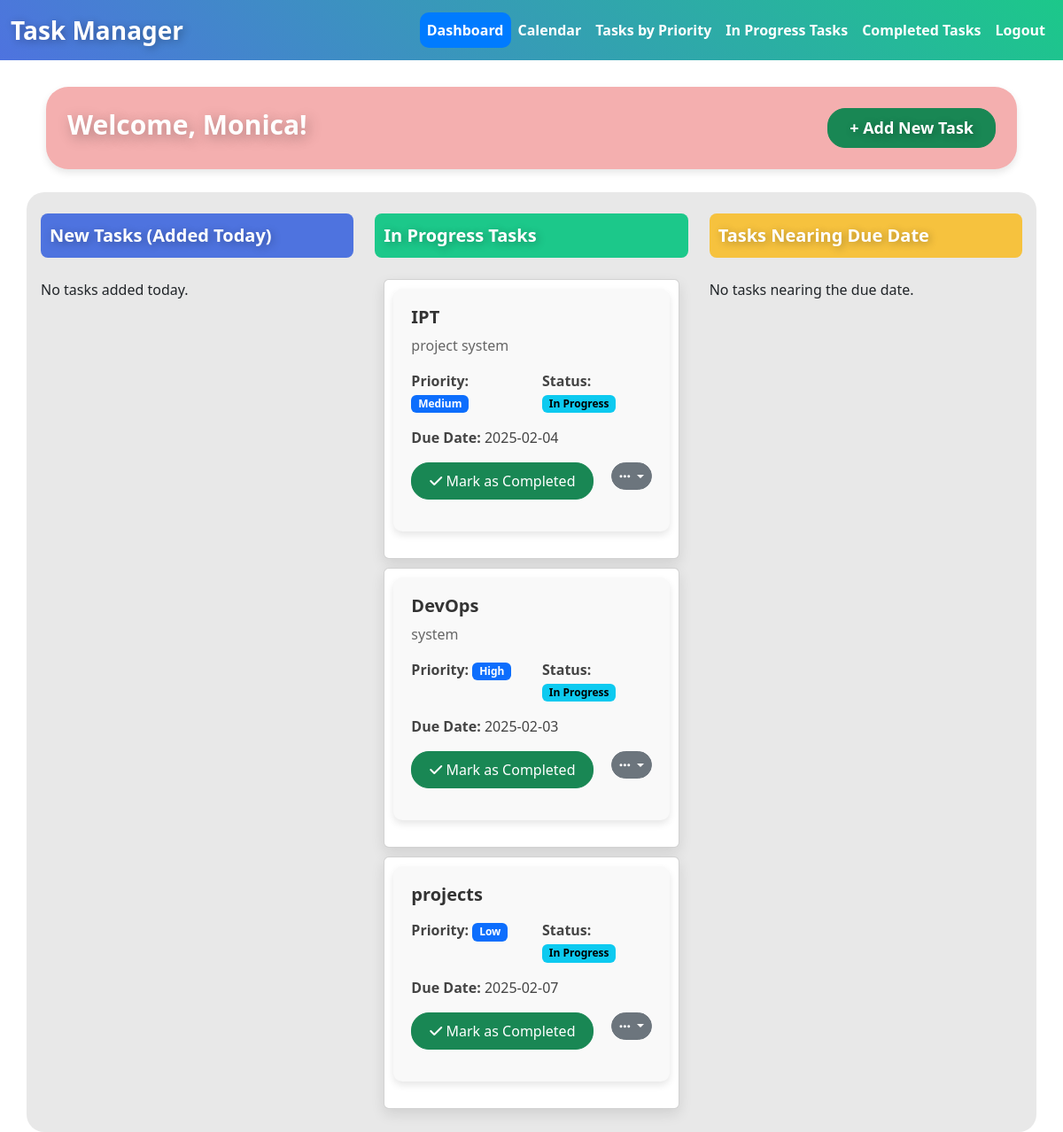
The app's page /pages/dashboard.php (signed in) with its own data.
### tables this page shows
CREATE TABLE `tasks` (
  `id` int(11) NOT NULL,
  `user_id` int(11) NOT NULL,
  `title` varchar(255) NOT NULL,
  `description` text DEFAULT NULL,
  `priority` enum('Low','Medium','High') NOT NULL,
  `due_date` date NOT NULL,
  `status` enum('In Progress','Completed') DEFAULT 'In Progress',
  `created_at` timestamp NOT NULL DEFAULT current_timestamp()
);

### pages/dashboard.php (the view, shortened to what this page needs)
<?php
include '../includes/db.php';
$user_id = $_SESSION['user_id'];
$currentDate = date('Y-m-d');
$todayTasksQuery = $conn->prepare("SELECT * FROM tasks WHERE user_id = ? AND DATE(created_at) = CURDATE() AND status != 'Completed'");
$todayTasksQuery->bind_param('i', $user_id);
$todayTasksQuery->execute();
$todayTasksResult = $todayTasksQuery->get_result();
$inProgressQuery = $conn->prepare("SELECT * FROM tasks WHERE user_id = ? AND status = 'In Progress' AND DATE(created_at) != CURDATE()");
$inProgressQuery->bind_param('i', $user_id);
$inProgressQuery->execute();
$inProgressResult = $inProgressQuery->get_result();
$dueSoonQuery = $conn->prepare("SELECT * FROM tasks WHERE user_id = ? AND due_date <= ? AND status != 'Completed'");
$dueSoonQuery->bind_param('is', $user_id, $currentDate);
$dueSoonQuery->execute();
$dueSoonResult = $dueSoonQuery->get_result();
?>
<!DOCTYPE html>
<html lang="en">
<head>
    <link href="../assets/style.css" rel="stylesheet">
    <link href="https://cdn.jsdelivr.net/npm/bootstrap@5.3.3/dist/css/bootstrap.min.css" rel="stylesheet">
    <link href="https://cdnjs.cloudflare.com/ajax/libs/font-awesome/5.15.4/css/all.min.css" rel="stylesheet">
</head>
<body>
    <nav class="navbar navbar-expand-lg navbar-dark">
        <div class="container-fluid">
            <a class="navbar-brand" href="#"  style="color: white; font-size: 28px; font-weight: bold; text-shadow: 2px 2px 10px rgba(0,0,0,0.3);" >Task Manager</a>
            <div class="collapse navbar-collapse" id="navbarNav">
                <ul class="navbar-nav ms-auto">
                <li class="nav-item">
                        <a class="nav-link active" href="dashboard.php">Dashboard</a>
                    </li>
                    <li class="nav-item">
                        <a class="nav-link" href="calendar.php">Calendar</a>
                    </li>
                     <li class="nav-item">
                        <a class="nav-link" href="tasks_by_priority.php">Tasks by Priority</a>
                    </li>
                     <li class="nav-item">
                        <a class="nav-link " href="all_tasks.php">In Progress Tasks</a>
                    </li>
                    <li class="nav-item">
                        <a class="nav-link" href="completed_tasks.php">Completed Tasks</a>
                    </li>
                    <li class="nav-item">
                        <a class="nav-link" href="#" onclick="return confirmLogout();">Logout</a>
                    </li>
                </ul>
            </div>
        </div>
    </nav>
    <div class="container">
        <div class="row">
            <div class="col-md-12">
                <div class="task-card p-4" style="background-color:rgb(244, 175, 175); border-radius: 25px; box-shadow: 0 4px 8px rgba(0, 0, 0, 0.1);">
                    <div class="d-flex justify-content-between align-items-center">
                        <h2 style="font-size: 2rem; color: #fff; font-size: 30px; font-weight: bold; text-shadow: 3px 4px 15px rgba(0,0,0,0.3);">
                            Welcome, <?= $_SESSION['username'] ?>!</h2>
                        <button type="button" class="btn btn-success px-4 py-2" style="border-radius: 20px; font-size: 1rem; transition: background-color 0.3s;  font-size: 18px; font-weight: bold; text-shadow: 2px 2px 10px rgba(0,0,0,0.3);"
                        data-bs-toggle="modal" data-bs-target="#addTaskModal">
                            + Add New Task
                        </button>
                    </div>
                </div>
            </div>
        </div>
    </div>
    <div class="container mt-3 p-3" style="background-color:#E8E8E8; border-radius: 20px;">
        <div class="row">
            <div class="col-md-4">
                <div class="section-title new-tasks mb-4 mt-2">New Tasks (Added Today)</div>
                <div class="card-columns">
                    <?php if ($todayTasksResult->num_rows > 0): ?>
                        <?php while ($task = $todayTasksResult->fetch_assoc()): ?>
                            <div class="card task-card">
                                <div class="card-body" style="background-color: #f9f9f9; border-radius: 10px; padding: 20px; box-shadow: 0 4px 8px rgba(0, 0, 0, 0.1);">
                                    <h5 class="card-title" style="font-size: 1.25rem; color: #333; font-weight: bold;"><?= htmlspecialchars($task['title']) ?></h5>
                                    <p class="card-text" style="font-size: 1rem; color: #666; line-height: 1.5;"><?= htmlspecialchars($task['description']) ?></p>
                                    <div class="row">
                                        <div class="col-6">
                                            <p style="font-weight: 500; color: #444;">
                                                <strong>Priority:</strong>
                                                <span class="badge text-bg-primary"><?= htmlspecialchars($task['priority']) ?></span>
                                            </p>
                                        </div>
                                        <div class="col-6">
                                             <p style="font-weight: 500; color: #444;">
                                             <strong>Status:</strong>
                                                <span class="badge text-bg-info"><?= htmlspecialchars($task['status']) ?></span>
                                            </p>
                                        </div>
                                    </div>
                                         <p style="font-weight: 400; color: #444;">
                                                <strong>Due Date:</strong> <?= htmlspecialchars($task['due_date']) ?>
                                        </p>
                                    <?php if ($task['status'] != 'Completed'): ?>
                                        <a href="../config/mark_completed.php?id=<?= $task['id'] ?>" onclick="return confirm('Are you sure you have completed this task?');" class="btn btn-success btn-sm mb-3" style="border-radius: 20px; font-size: 1rem; padding: 8px 20px;">
                                            <i class="fas fa-check"></i> Mark as Completed
                                        </a>
                                    <?php endif; ?>
                                    <div class="dropdown float-end">
                                        <button class="btn btn-secondary btn-sm dropdown-toggle" type="button" data-bs-toggle="dropdown" aria-expanded="false" style="border-radius: 20px;">
                                            <i class="fas fa-ellipsis-h"></i>
                                        </button>
                                        <ul class="dropdown-menu">
                                             <li>
                                             <a class="dropdown-item" href="#"
                                                data-bs-toggle="modal"
                                                data-bs-target="#editTaskModal"
                                                data-task-id="<?= $task['id'] ?>"
                                                data-title="<?= htmlspecialchars($task['title']) ?>"
                                                data-description="<?= htmlspecialchars($task['description']) ?>"
                                                data-priority="<?= $task['priority'] ?>"
                                                data-due-date="<?= $task['due_date'] ?>">
                                                Edit
                                            </a>
                                            </li>
                                            <li><a class="dropdown-item" href="../config/delete_task.php?id=<?= $task['id'] ?>" onclick="return confirm('Are you sure you want to delete this task?');">Delete</a></li>
                                        </ul>
                                    </div>
                                </div>
                            </div>
                        <?php endwhile; ?>
                    <?php else: ?>
                        <p>No tasks added today.</p>
                    <?php endif; ?>
                </div>
            </div>
            <div class="col-md-4">
                <div class="section-title in-progress mb-4 mt-2">In Progress Tasks</div>
                <div class="card-columns">
                    <?php if ($inProgressResult->num_rows > 0): ?>
                        <?php while ($task = $inProgressResult->fetch_assoc()): ?>
                            <div class="card task-card">
                            <div class="card-body" style="background-color: #f9f9f9; border-radius: 10px; padding: 20px; box-shadow: 0 4px 8px rgba(0, 0, 0, 0.1);">
                                    <h5 class="card-title" style="font-size: 1.25rem; color: #333; font-weight: bold;"><?= htmlspecialchars($task['title']) ?></h5>
                                    <p class="card-text" style="font-size: 1rem; color: #666; line-height: 1.5;"><?= htmlspecialchars($task['description']) ?></p>
                                    <div class="row">
                                        <div class="col-6">
                                            <p style="font-weight: 500; color: #444;">
                                                <strong>Priority:</strong>
                                                <span class="badge text-bg-primary"><?= htmlspecialchars($task['priority']) ?></span>
                                            </p>
                                        </div>
                                        <div class="col-6">
                                             <p style="font-weight: 500; color: #444;">
                                             <strong>Status:</strong>
                                                <span class="badge text-bg-info"><?= htmlspecialchars($task['status']) ?></span>
                                            </p>
                                        </div>
                                    </div>
                                         <p style="font-weight: 500; color: #444;">
                                                <strong>Due Date:</strong> <?= htmlspecialchars($task['due_date']) ?>
                                            </p>
                                    <?php if ($task['status'] != 'Completed'): ?>
                                        <a href="../config/mark_completed.php?id=<?= $task['id'] ?>" onclick="return confirm('Are you sure you have completed this task?');" class="btn btn-success btn-sm mb-3" style="border-radius: 20px; font-size: 1rem; padding: 8px 20px;">
                                            <i class="fas fa-check"></i> Mark as Completed
                                        </a>
                                    <?php endif; ?>
                                    <div class="dropdown float-end">
                                        <button class="btn btn-secondary btn-sm dropdown-toggle" type="button" data-bs-toggle="dropdown" aria-expanded="false" style="border-radius: 20px;">
                                            <i class="fas fa-ellipsis-h"></i>
                                        </button>
                                    </div>
                                </div>
                            </div>
                        <?php endwhile; ?>
                    <?php else: ?>
                        <p>No tasks in progress.</p>
                    <?php endif; ?>
                </div>
            </div>
            <div class="col-md-4">
                <div class="section-title due-soon mb-4 mt-2" >Tasks Nearing Due Date</div>
                <div class="card-columns">
                    <?php if ($dueSoonResult->num_rows > 0): ?>
                        <?php while ($task = $dueSoonResult->fetch_assoc()): ?>
                            <div class="card task-card">
                            <div class="card-body" style="background-color: #f9f9f9; border-radius: 10px; padding: 20px; box-shadow: 0 4px 8px rgba(0, 0, 0, 0.1);">
                                    <h5 class="card-title" style="font-size: 1.25rem; color: #333; font-weight: bold;"><?= htmlspecialchars($task['title']) ?></h5>
                                    <p class="card-text" style="font-size: 1rem; color: #666; line-height: 1.5;"><?= htmlspecialchars($task['description']) ?></p>
                                    <div class="row">
                                        <div class="col-6">
                                            <p style="font-weight: 500; color: #444;">
                                                <strong>Priority:</strong>
                                                <span class="badge text-bg-primary"><?= htmlspecialchars($task['priority']) ?></span>
                                            </p>
                                        </div>
                                        <div class="col-6">
                                             <p style="font-weight: 500; color: #444;">
                                             <strong>Status:</strong>
                                                <span class="badge text-bg-info"><?= htmlspecialchars($task['status']) ?></span>
                                            </p>
                                        </div>
                                    </div>
                                         <p style="font-weight: 500; color: #444;">
                                                <strong>Due Date:</strong> <?= htmlspecialchars($task['due_date']) ?>
                                            </p>
                                    <?php if ($task['status'] != 'Completed'): ?>
                                        <a href="../config/mark_completed.php?id=<?= $task['id'] ?>" onclick="return confirm('Are you sure you have completed this task?');" class="btn btn-success btn-sm mb-3" style="border-radius: 20px; font-size: 1rem; padding: 8px 20px;">
                                            <i class="fas fa-check"></i> Mark as Completed
                                        </a>
                                    <?php endif; ?>
                                    <div class="dropdown float-end">
                                        <button class="btn btn-secondary btn-sm dropdown-toggle" type="button" data-bs-toggle="dropdown" aria-expanded="false" style="border-radius: 20px;">
                                            <i class="fas fa-ellipsis-h"></i>
                                        </button>
                                        <ul class="dropdown-menu">
                                            <li>
                                            <a class="dropdown-item" href="#"
                                                data-bs-toggle="modal"
                                                data-bs-target="#editTaskModal"
                                                data-task-id="<?= $task['id'] ?>"
                                                data-title="<?= htmlspecialchars($task['title']) ?>"
                                                data-description="<?= htmlspecialchars($task['description']) ?>"
                                                data-priority="<?= $task['priority'] ?>"
                                                data-due-date="<?= $task['due_date'] ?>">
                                                Edit
                                            </a>
                                            </li>
                                            <li><a class="dropdown-item" href="../config/delete_task.php?id=<?= $task['id'] ?>" onclick="return confirm('Are you sure you want to delete this task?');">Delete</a></li>
                                        </ul>
                                    </div>
                                </div>
                            </div>
                        <?php endwhile; ?>
                    <?php else: ?>
                        <p>No tasks nearing the due date.</p>
                    <?php endif; ?>
                </div>
            </div>
        </div>
    </div>
</body>
</html>

### records on screen
tasks: title "IPT", description "project system", priority "Medium", status "In Progress", due_date "2025-02-04"
tasks: title "DevOps", description "system", priority "High", status "In Progress", due_date "2025-02-03"
tasks: title "projects", priority "Low", status "In Progress", due_date "2025-02-07"

### other values on screen
$_SESSION['username'] "Monica"
